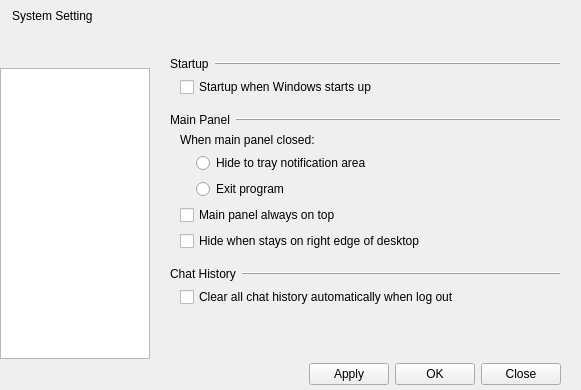
<?xml version="1.0" encoding="UTF-8"?>
<ui version="4.0">
 <class>SystemSettingsDialog</class>
 <widget class="QDialog" name="SystemSettingsDialog">
  <property name="geometry">
   <rect>
    <x>0</x>
    <y>0</y>
    <width>581</width>
    <height>390</height>
   </rect>
  </property>
  <property name="windowTitle">
   <string>SystemSettingsDialog</string>
  </property>
  <layout class="QVBoxLayout" name="verticalLayoutMain">
   <property name="spacing">
    <number>0</number>
   </property>
   <property name="leftMargin">
    <number>0</number>
   </property>
   <property name="topMargin">
    <number>0</number>
   </property>
   <property name="rightMargin">
    <number>0</number>
   </property>
   <property name="bottomMargin">
    <number>0</number>
   </property>
   <item>
    <widget class="QWidget" name="titleBar" native="true">
     <property name="minimumSize">
      <size>
       <width>0</width>
       <height>32</height>
      </size>
     </property>
     <property name="maximumSize">
      <size>
       <width>16777215</width>
       <height>32</height>
      </size>
     </property>
     <layout class="QHBoxLayout" name="horizontalLayout_2" stretch="0,1,0">
      <property name="leftMargin">
       <number>12</number>
      </property>
      <property name="topMargin">
       <number>0</number>
      </property>
      <property name="rightMargin">
       <number>0</number>
      </property>
      <property name="bottomMargin">
       <number>0</number>
      </property>
      <item>
       <widget class="QLabel" name="title">
        <property name="text">
         <string>System Setting</string>
        </property>
       </widget>
      </item>
      <item>
       <spacer name="horizontalSpacer">
        <property name="orientation">
         <enum>Qt::Horizontal</enum>
        </property>
        <property name="sizeHint" stdset="0">
         <size>
          <width>40</width>
          <height>20</height>
         </size>
        </property>
       </spacer>
      </item>
      <item>
       <layout class="QVBoxLayout" name="verticalLayout">
        <property name="spacing">
         <number>0</number>
        </property>
        <item>
         <layout class="QHBoxLayout" name="horizontalLayout">
          <item>
           <widget class="QPushButton" name="btnMinimize">
            <property name="text">
             <string/>
            </property>
            <property name="flat">
             <bool>true</bool>
            </property>
           </widget>
          </item>
          <item>
           <widget class="QPushButton" name="btnClose">
            <property name="text">
             <string/>
            </property>
            <property name="flat">
             <bool>true</bool>
            </property>
           </widget>
          </item>
         </layout>
        </item>
        <item>
         <spacer name="verticalSpacer">
          <property name="orientation">
           <enum>Qt::Vertical</enum>
          </property>
          <property name="sizeHint" stdset="0">
           <size>
            <width>20</width>
            <height>40</height>
           </size>
          </property>
         </spacer>
        </item>
       </layout>
      </item>
     </layout>
    </widget>
   </item>
   <item>
    <widget class="QWidget" name="centralPanel" native="true">
     <layout class="QHBoxLayout" name="horizontalLayout_3">
      <property name="spacing">
       <number>0</number>
      </property>
      <property name="leftMargin">
       <number>0</number>
      </property>
      <property name="topMargin">
       <number>0</number>
      </property>
      <property name="rightMargin">
       <number>0</number>
      </property>
      <property name="bottomMargin">
       <number>0</number>
      </property>
      <item>
       <widget class="QWidget" name="leftPanel" native="true">
        <property name="minimumSize">
         <size>
          <width>150</width>
          <height>0</height>
         </size>
        </property>
        <property name="maximumSize">
         <size>
          <width>150</width>
          <height>16777215</height>
         </size>
        </property>
        <layout class="QVBoxLayout" name="verticalLayout_2" stretch="1">
         <property name="leftMargin">
          <number>0</number>
         </property>
         <property name="topMargin">
          <number>36</number>
         </property>
         <property name="rightMargin">
          <number>0</number>
         </property>
         <property name="bottomMargin">
          <number>0</number>
         </property>
         <item>
          <widget class="QListView" name="listViewPages"/>
         </item>
        </layout>
       </widget>
      </item>
      <item>
       <widget class="QStackedWidget" name="stackedWidget">
        <property name="currentIndex">
         <number>0</number>
        </property>
        <widget class="QWidget" name="pageNormal">
         <layout class="QVBoxLayout" name="verticalLayout_9">
          <property name="leftMargin">
           <number>20</number>
          </property>
          <property name="topMargin">
           <number>25</number>
          </property>
          <property name="rightMargin">
           <number>20</number>
          </property>
          <item>
           <layout class="QHBoxLayout" name="horizontalLayout_9" stretch="0,1">
            <item>
             <widget class="QLabel" name="tagStart">
              <property name="text">
               <string>Startup</string>
              </property>
             </widget>
            </item>
            <item>
             <widget class="QFrame" name="frame1">
              <property name="frameShape">
               <enum>QFrame::HLine</enum>
              </property>
              <property name="frameShadow">
               <enum>QFrame::Raised</enum>
              </property>
             </widget>
            </item>
           </layout>
          </item>
          <item>
           <layout class="QHBoxLayout" name="horizontalLayout_10">
            <item>
             <spacer name="horizontalSpacer_7">
              <property name="orientation">
               <enum>Qt::Horizontal</enum>
              </property>
              <property name="sizeType">
               <enum>QSizePolicy::Fixed</enum>
              </property>
              <property name="sizeHint" stdset="0">
               <size>
                <width>10</width>
                <height>20</height>
               </size>
              </property>
             </spacer>
            </item>
            <item>
             <widget class="QCheckBox" name="checkBoxStart">
              <property name="text">
               <string>Startup when Windows starts up</string>
              </property>
             </widget>
            </item>
           </layout>
          </item>
          <item>
           <spacer name="verticalSpacer_11">
            <property name="orientation">
             <enum>Qt::Vertical</enum>
            </property>
            <property name="sizeType">
             <enum>QSizePolicy::Fixed</enum>
            </property>
            <property name="sizeHint" stdset="0">
             <size>
              <width>20</width>
              <height>10</height>
             </size>
            </property>
           </spacer>
          </item>
          <item>
           <layout class="QHBoxLayout" name="horizontalLayout_11" stretch="0,1">
            <item>
             <widget class="QLabel" name="tagMainPanel">
              <property name="text">
               <string>Main Panel</string>
              </property>
             </widget>
            </item>
            <item>
             <widget class="QFrame" name="frame2">
              <property name="frameShape">
               <enum>QFrame::HLine</enum>
              </property>
              <property name="frameShadow">
               <enum>QFrame::Raised</enum>
              </property>
             </widget>
            </item>
           </layout>
          </item>
          <item>
           <layout class="QHBoxLayout" name="horizontalLayout_12">
            <item>
             <spacer name="horizontalSpacer_9">
              <property name="orientation">
               <enum>Qt::Horizontal</enum>
              </property>
              <property name="sizeType">
               <enum>QSizePolicy::Fixed</enum>
              </property>
              <property name="sizeHint" stdset="0">
               <size>
                <width>10</width>
                <height>20</height>
               </size>
              </property>
             </spacer>
            </item>
            <item>
             <layout class="QGridLayout" name="gridLayout_3" columnstretch="0,1">
              <item row="0" column="0" colspan="2">
               <widget class="QLabel" name="tagClosePanel">
                <property name="text">
                 <string>When main panel closed:</string>
                </property>
               </widget>
              </item>
              <item row="1" column="0">
               <spacer name="horizontalSpacer_8">
                <property name="orientation">
                 <enum>Qt::Horizontal</enum>
                </property>
                <property name="sizeType">
                 <enum>QSizePolicy::Fixed</enum>
                </property>
                <property name="sizeHint" stdset="0">
                 <size>
                  <width>10</width>
                  <height>20</height>
                 </size>
                </property>
               </spacer>
              </item>
              <item row="1" column="1">
               <layout class="QVBoxLayout" name="verticalLayout_8">
                <item>
                 <widget class="QRadioButton" name="radioButtonPanelHide">
                  <property name="text">
                   <string>Hide to tray notification area</string>
                  </property>
                 </widget>
                </item>
                <item>
                 <widget class="QRadioButton" name="radioButtonPanelExit">
                  <property name="text">
                   <string>Exit program</string>
                  </property>
                 </widget>
                </item>
               </layout>
              </item>
             </layout>
            </item>
           </layout>
          </item>
          <item>
           <layout class="QHBoxLayout" name="horizontalLayout_13">
            <item>
             <spacer name="horizontalSpacer_10">
              <property name="orientation">
               <enum>Qt::Horizontal</enum>
              </property>
              <property name="sizeType">
               <enum>QSizePolicy::Fixed</enum>
              </property>
              <property name="sizeHint" stdset="0">
               <size>
                <width>10</width>
                <height>20</height>
               </size>
              </property>
             </spacer>
            </item>
            <item>
             <widget class="QCheckBox" name="checkBoxPanelTopmost">
              <property name="text">
               <string>Main panel always on top</string>
              </property>
             </widget>
            </item>
           </layout>
          </item>
          <item>
           <layout class="QHBoxLayout" name="horizontalLayout_17">
            <item>
             <spacer name="horizontalSpacer_13">
              <property name="orientation">
               <enum>Qt::Horizontal</enum>
              </property>
              <property name="sizeType">
               <enum>QSizePolicy::Fixed</enum>
              </property>
              <property name="sizeHint" stdset="0">
               <size>
                <width>10</width>
                <height>20</height>
               </size>
              </property>
             </spacer>
            </item>
            <item>
             <widget class="QCheckBox" name="checkBoxPanelEdgeHide">
              <property name="text">
               <string>Hide when stays on right edge of desktop</string>
              </property>
             </widget>
            </item>
           </layout>
          </item>
          <item>
           <spacer name="verticalSpacer_12">
            <property name="orientation">
             <enum>Qt::Vertical</enum>
            </property>
            <property name="sizeType">
             <enum>QSizePolicy::Fixed</enum>
            </property>
            <property name="sizeHint" stdset="0">
             <size>
              <width>20</width>
              <height>10</height>
             </size>
            </property>
           </spacer>
          </item>
          <item>
           <layout class="QHBoxLayout" name="horizontalLayout_19" stretch="0,1">
            <item>
             <widget class="QLabel" name="tagMsgs">
              <property name="text">
               <string>Chat History</string>
              </property>
             </widget>
            </item>
            <item>
             <widget class="QFrame" name="frame4">
              <property name="frameShape">
               <enum>QFrame::HLine</enum>
              </property>
              <property name="frameShadow">
               <enum>QFrame::Raised</enum>
              </property>
             </widget>
            </item>
           </layout>
          </item>
          <item>
           <layout class="QHBoxLayout" name="horizontalLayout_18">
            <item>
             <spacer name="horizontalSpacer_14">
              <property name="orientation">
               <enum>Qt::Horizontal</enum>
              </property>
              <property name="sizeType">
               <enum>QSizePolicy::Fixed</enum>
              </property>
              <property name="sizeHint" stdset="0">
               <size>
                <width>10</width>
                <height>20</height>
               </size>
              </property>
             </spacer>
            </item>
            <item>
             <widget class="QCheckBox" name="checkBoxDeleteMsgs">
              <property name="text">
               <string>Clear all chat history automatically when log out</string>
              </property>
             </widget>
            </item>
           </layout>
          </item>
          <item>
           <spacer name="verticalSpacer_10">
            <property name="orientation">
             <enum>Qt::Vertical</enum>
            </property>
            <property name="sizeHint" stdset="0">
             <size>
              <width>20</width>
              <height>43</height>
             </size>
            </property>
           </spacer>
          </item>
         </layout>
        </widget>
        <widget class="QWidget" name="pageChatWindow">
         <layout class="QVBoxLayout" name="verticalLayout_12">
          <property name="spacing">
           <number>9</number>
          </property>
          <property name="leftMargin">
           <number>20</number>
          </property>
          <property name="topMargin">
           <number>25</number>
          </property>
          <property name="rightMargin">
           <number>20</number>
          </property>
          <item>
           <layout class="QHBoxLayout" name="horizontalLayout_20" stretch="0,1">
            <item>
             <widget class="QLabel" name="tagChatHistory">
              <property name="text">
               <string>Chat History Load</string>
              </property>
             </widget>
            </item>
            <item>
             <widget class="QFrame" name="frame6">
              <property name="frameShape">
               <enum>QFrame::HLine</enum>
              </property>
              <property name="frameShadow">
               <enum>QFrame::Raised</enum>
              </property>
             </widget>
            </item>
           </layout>
          </item>
          <item>
           <widget class="QCheckBox" name="checkboxChatLoadHistory">
            <property name="text">
             <string>When chat window opens, load chat history</string>
            </property>
           </widget>
          </item>
          <item>
           <spacer name="verticalSpacer_7">
            <property name="orientation">
             <enum>Qt::Vertical</enum>
            </property>
            <property name="sizeType">
             <enum>QSizePolicy::Fixed</enum>
            </property>
            <property name="sizeHint" stdset="0">
             <size>
              <width>20</width>
              <height>20</height>
             </size>
            </property>
           </spacer>
          </item>
          <item>
           <layout class="QHBoxLayout" name="horizontalLayout_21" stretch="0,1">
            <item>
             <widget class="QLabel" name="tagUnionChat">
              <property name="text">
               <string>Union Message Window</string>
              </property>
             </widget>
            </item>
            <item>
             <widget class="QFrame" name="frame7">
              <property name="frameShape">
               <enum>QFrame::HLine</enum>
              </property>
              <property name="frameShadow">
               <enum>QFrame::Raised</enum>
              </property>
             </widget>
            </item>
           </layout>
          </item>
          <item>
           <layout class="QHBoxLayout" name="horizontalLayout_22">
            <property name="spacing">
             <number>12</number>
            </property>
            <item>
             <widget class="QLabel" name="tagUnionChatCloseTip">
              <property name="text">
               <string>Tip when close</string>
              </property>
             </widget>
            </item>
            <item>
             <widget class="QPushButton" name="pushButtonRecoverChatClose">
              <property name="text">
               <string>Recover Tip</string>
              </property>
             </widget>
            </item>
            <item>
             <widget class="QLabel" name="labelUnionChatCloseTip">
              <property name="text">
               <string>Tip recovered</string>
              </property>
             </widget>
            </item>
            <item>
             <spacer name="horizontalSpacer_15">
              <property name="orientation">
               <enum>Qt::Horizontal</enum>
              </property>
              <property name="sizeHint" stdset="0">
               <size>
                <width>40</width>
                <height>20</height>
               </size>
              </property>
             </spacer>
            </item>
           </layout>
          </item>
          <item>
           <spacer name="verticalSpacer_8">
            <property name="orientation">
             <enum>Qt::Vertical</enum>
            </property>
            <property name="sizeType">
             <enum>QSizePolicy::Fixed</enum>
            </property>
            <property name="sizeHint" stdset="0">
             <size>
              <width>20</width>
              <height>20</height>
             </size>
            </property>
           </spacer>
          </item>
          <item>
           <layout class="QHBoxLayout" name="horizontalLayout_23" stretch="0,1">
            <item>
             <widget class="QLabel" name="tagUnreadBox">
              <property name="text">
               <string>Message Box</string>
              </property>
             </widget>
            </item>
            <item>
             <widget class="QFrame" name="frame8">
              <property name="frameShape">
               <enum>QFrame::HLine</enum>
              </property>
              <property name="frameShadow">
               <enum>QFrame::Raised</enum>
              </property>
             </widget>
            </item>
           </layout>
          </item>
          <item>
           <widget class="QCheckBox" name="checkboxUnreadBoxAutoShow">
            <property name="text">
             <string>Auto show when message comes</string>
            </property>
           </widget>
          </item>
          <item>
           <spacer name="verticalSpacer_3">
            <property name="orientation">
             <enum>Qt::Vertical</enum>
            </property>
            <property name="sizeHint" stdset="0">
             <size>
              <width>20</width>
              <height>40</height>
             </size>
            </property>
           </spacer>
          </item>
         </layout>
        </widget>
        <widget class="QWidget" name="pageFile">
         <layout class="QVBoxLayout" name="verticalLayout_7">
          <property name="leftMargin">
           <number>20</number>
          </property>
          <property name="topMargin">
           <number>25</number>
          </property>
          <property name="rightMargin">
           <number>20</number>
          </property>
          <item>
           <layout class="QHBoxLayout" name="horizontalLayout_7" stretch="0,1">
            <item>
             <widget class="QLabel" name="tagFile">
              <property name="text">
               <string>File Transfer</string>
              </property>
             </widget>
            </item>
            <item>
             <widget class="QFrame" name="frame3">
              <property name="frameShape">
               <enum>QFrame::HLine</enum>
              </property>
              <property name="frameShadow">
               <enum>QFrame::Raised</enum>
              </property>
             </widget>
            </item>
           </layout>
          </item>
          <item>
           <layout class="QVBoxLayout" name="verticalLayout_6">
            <item>
             <widget class="QLabel" name="tagFileSave">
              <property name="text">
               <string>Default file directory:</string>
              </property>
             </widget>
            </item>
            <item>
             <widget class="QLineEdit" name="lineEditFileSave">
              <property name="minimumSize">
               <size>
                <width>0</width>
                <height>26</height>
               </size>
              </property>
              <property name="readOnly">
               <bool>true</bool>
              </property>
             </widget>
            </item>
            <item>
             <layout class="QHBoxLayout" name="horizontalLayout_8">
              <item>
               <spacer name="horizontalSpacer_5">
                <property name="orientation">
                 <enum>Qt::Horizontal</enum>
                </property>
                <property name="sizeHint" stdset="0">
                 <size>
                  <width>40</width>
                  <height>20</height>
                 </size>
                </property>
               </spacer>
              </item>
              <item>
               <widget class="QPushButton" name="pushButtonOpenDir">
                <property name="minimumSize">
                 <size>
                  <width>65</width>
                  <height>0</height>
                 </size>
                </property>
                <property name="text">
                 <string>Open Dir</string>
                </property>
               </widget>
              </item>
              <item>
               <widget class="QPushButton" name="pushButtonChangeDir">
                <property name="minimumSize">
                 <size>
                  <width>65</width>
                  <height>0</height>
                 </size>
                </property>
                <property name="text">
                 <string>Change Dir</string>
                </property>
               </widget>
              </item>
             </layout>
            </item>
           </layout>
          </item>
          <item>
           <spacer name="verticalSpacer_6">
            <property name="orientation">
             <enum>Qt::Vertical</enum>
            </property>
            <property name="sizeHint" stdset="0">
             <size>
              <width>20</width>
              <height>120</height>
             </size>
            </property>
           </spacer>
          </item>
         </layout>
        </widget>
        <widget class="QWidget" name="pageShortcut">
         <layout class="QVBoxLayout" name="verticalLayout_5">
          <property name="leftMargin">
           <number>20</number>
          </property>
          <property name="topMargin">
           <number>25</number>
          </property>
          <property name="rightMargin">
           <number>20</number>
          </property>
          <item>
           <layout class="QHBoxLayout" name="horizontalLayout_6" stretch="0,1">
            <item>
             <widget class="QLabel" name="tagShortcut">
              <property name="text">
               <string>Hot Keys</string>
              </property>
             </widget>
            </item>
            <item>
             <widget class="QFrame" name="frame5">
              <property name="frameShape">
               <enum>QFrame::HLine</enum>
              </property>
              <property name="frameShadow">
               <enum>QFrame::Raised</enum>
              </property>
             </widget>
            </item>
           </layout>
          </item>
          <item>
           <layout class="QGridLayout" name="gridLayout_2" columnstretch="0,1">
            <item row="0" column="0" colspan="2">
             <widget class="QLabel" name="tagChatShortcut">
              <property name="text">
               <string>Message Send Key:</string>
              </property>
             </widget>
            </item>
            <item row="1" column="0">
             <spacer name="horizontalSpacer_3">
              <property name="orientation">
               <enum>Qt::Horizontal</enum>
              </property>
              <property name="sizeType">
               <enum>QSizePolicy::Fixed</enum>
              </property>
              <property name="sizeHint" stdset="0">
               <size>
                <width>10</width>
                <height>20</height>
               </size>
              </property>
             </spacer>
            </item>
            <item row="1" column="1">
             <widget class="QWidget" name="chatShortcutWidget" native="true">
              <layout class="QVBoxLayout" name="verticalLayout_4">
               <property name="leftMargin">
                <number>0</number>
               </property>
               <property name="topMargin">
                <number>0</number>
               </property>
               <property name="rightMargin">
                <number>0</number>
               </property>
               <property name="bottomMargin">
                <number>0</number>
               </property>
               <item>
                <widget class="QRadioButton" name="radioButtonChat1">
                 <property name="text">
                  <string>Enter</string>
                 </property>
                </widget>
               </item>
               <item>
                <widget class="QRadioButton" name="radioButtonChat2">
                 <property name="text">
                  <string>Ctrl+Enter</string>
                 </property>
                </widget>
               </item>
              </layout>
             </widget>
            </item>
           </layout>
          </item>
          <item>
           <layout class="QGridLayout" name="gridLayout">
            <item row="0" column="0" colspan="2">
             <widget class="QLabel" name="tagShot">
              <property name="text">
               <string>Screen Shot Key:</string>
              </property>
             </widget>
            </item>
            <item row="1" column="0">
             <spacer name="horizontalSpacer_2">
              <property name="orientation">
               <enum>Qt::Horizontal</enum>
              </property>
              <property name="sizeType">
               <enum>QSizePolicy::Minimum</enum>
              </property>
              <property name="sizeHint" stdset="0">
               <size>
                <width>10</width>
                <height>20</height>
               </size>
              </property>
             </spacer>
            </item>
            <item row="1" column="1">
             <widget class="QWidget" name="shotShortcutWidget" native="true">
              <layout class="QVBoxLayout" name="verticalLayout_3">
               <property name="leftMargin">
                <number>0</number>
               </property>
               <property name="topMargin">
                <number>0</number>
               </property>
               <property name="rightMargin">
                <number>0</number>
               </property>
               <property name="bottomMargin">
                <number>0</number>
               </property>
               <item>
                <widget class="QRadioButton" name="radioButtonShotDefault">
                 <property name="text">
                  <string>Default: Ctrl+Shift+C</string>
                 </property>
                </widget>
               </item>
               <item>
                <layout class="QHBoxLayout" name="horizontalLayout_4" stretch="0,0,0">
                 <item>
                  <widget class="QRadioButton" name="radioButtonShotNew">
                   <property name="text">
                    <string>Self defined:</string>
                   </property>
                  </widget>
                 </item>
                 <item>
                  <widget class="ShortcutLineEdit" name="lineEditShotNew">
                   <property name="minimumSize">
                    <size>
                     <width>180</width>
                     <height>26</height>
                    </size>
                   </property>
                   <property name="maximumSize">
                    <size>
                     <width>180</width>
                     <height>16777215</height>
                    </size>
                   </property>
                  </widget>
                 </item>
                 <item>
                  <spacer name="horizontalSpacer_4">
                   <property name="orientation">
                    <enum>Qt::Horizontal</enum>
                   </property>
                   <property name="sizeHint" stdset="0">
                    <size>
                     <width>40</width>
                     <height>20</height>
                    </size>
                   </property>
                  </spacer>
                 </item>
                </layout>
               </item>
              </layout>
             </widget>
            </item>
           </layout>
          </item>
          <item>
           <layout class="QGridLayout" name="gridLayout_4">
            <item row="0" column="0" colspan="2">
             <widget class="QLabel" name="tagTakeMsg">
              <property name="text">
               <string>Message Taken:</string>
              </property>
             </widget>
            </item>
            <item row="1" column="0">
             <spacer name="horizontalSpacer_11">
              <property name="orientation">
               <enum>Qt::Horizontal</enum>
              </property>
              <property name="sizeType">
               <enum>QSizePolicy::Minimum</enum>
              </property>
              <property name="sizeHint" stdset="0">
               <size>
                <width>10</width>
                <height>20</height>
               </size>
              </property>
             </spacer>
            </item>
            <item row="1" column="1">
             <widget class="QWidget" name="shotShortcutWidget_2" native="true">
              <layout class="QVBoxLayout" name="verticalLayout_11">
               <property name="leftMargin">
                <number>0</number>
               </property>
               <property name="topMargin">
                <number>0</number>
               </property>
               <property name="rightMargin">
                <number>0</number>
               </property>
               <property name="bottomMargin">
                <number>0</number>
               </property>
               <item>
                <widget class="QRadioButton" name="radioButtonTakeMsgDefault">
                 <property name="text">
                  <string>Default: Ctrl+Shift+Z</string>
                 </property>
                </widget>
               </item>
               <item>
                <layout class="QHBoxLayout" name="horizontalLayout_15" stretch="0,0,0">
                 <item>
                  <widget class="QRadioButton" name="radioButtonTakeMsgNew">
                   <property name="text">
                    <string>Self defined:</string>
                   </property>
                  </widget>
                 </item>
                 <item>
                  <widget class="ShortcutLineEdit" name="lineEditTakeMsgNew">
                   <property name="minimumSize">
                    <size>
                     <width>180</width>
                     <height>26</height>
                    </size>
                   </property>
                   <property name="maximumSize">
                    <size>
                     <width>180</width>
                     <height>16777215</height>
                    </size>
                   </property>
                  </widget>
                 </item>
                 <item>
                  <spacer name="horizontalSpacer_12">
                   <property name="orientation">
                    <enum>Qt::Horizontal</enum>
                   </property>
                   <property name="sizeHint" stdset="0">
                    <size>
                     <width>40</width>
                     <height>20</height>
                    </size>
                   </property>
                  </spacer>
                 </item>
                </layout>
               </item>
              </layout>
             </widget>
            </item>
           </layout>
          </item>
          <item>
           <spacer name="verticalSpacer_4">
            <property name="orientation">
             <enum>Qt::Vertical</enum>
            </property>
            <property name="sizeHint" stdset="0">
             <size>
              <width>20</width>
              <height>40</height>
             </size>
            </property>
           </spacer>
          </item>
         </layout>
        </widget>
        <widget class="QWidget" name="pageSound">
         <layout class="QVBoxLayout" name="verticalLayout_18">
          <property name="leftMargin">
           <number>20</number>
          </property>
          <property name="topMargin">
           <number>25</number>
          </property>
          <property name="rightMargin">
           <number>20</number>
          </property>
          <item>
           <layout class="QVBoxLayout" name="verticalLayout_13">
            <item>
             <layout class="QHBoxLayout" name="horizontalLayout_24" stretch="0,1">
              <item>
               <widget class="QLabel" name="tagSoundSetting">
                <property name="text">
                 <string>Sounds</string>
                </property>
               </widget>
              </item>
              <item>
               <widget class="QFrame" name="frameSoundSetting">
                <property name="frameShape">
                 <enum>QFrame::HLine</enum>
                </property>
                <property name="frameShadow">
                 <enum>QFrame::Raised</enum>
                </property>
               </widget>
              </item>
             </layout>
            </item>
            <item>
             <widget class="QCheckBox" name="checkBoxMute">
              <property name="text">
               <string>Close all sounds</string>
              </property>
             </widget>
            </item>
           </layout>
          </item>
          <item>
           <layout class="QVBoxLayout" name="verticalLayout_16">
            <item>
             <layout class="QHBoxLayout" name="horizontalLayout_25">
              <item>
               <widget class="QLabel" name="labelBuddyMsg">
                <property name="sizePolicy">
                 <sizepolicy hsizetype="Fixed" vsizetype="Preferred">
                  <horstretch>0</horstretch>
                  <verstretch>0</verstretch>
                 </sizepolicy>
                </property>
                <property name="minimumSize">
                 <size>
                  <width>80</width>
                  <height>0</height>
                 </size>
                </property>
                <property name="maximumSize">
                 <size>
                  <width>80</width>
                  <height>16777215</height>
                 </size>
                </property>
                <property name="text">
                 <string>Message:</string>
                </property>
               </widget>
              </item>
              <item>
               <widget class="QCheckBox" name="checkBoxBuddyBeepOn">
                <property name="minimumSize">
                 <size>
                  <width>0</width>
                  <height>20</height>
                 </size>
                </property>
                <property name="maximumSize">
                 <size>
                  <width>16777215</width>
                  <height>20</height>
                 </size>
                </property>
                <property name="text">
                 <string>Open</string>
                </property>
               </widget>
              </item>
              <item>
               <spacer name="horizontalSpacer_16">
                <property name="orientation">
                 <enum>Qt::Horizontal</enum>
                </property>
                <property name="sizeHint" stdset="0">
                 <size>
                  <width>40</width>
                  <height>20</height>
                 </size>
                </property>
               </spacer>
              </item>
             </layout>
            </item>
            <item>
             <layout class="QHBoxLayout" name="horizontalLayout_26" stretch="1,0,0">
              <item>
               <widget class="QLineEdit" name="lineEditBuddyMsgPromptFile">
                <property name="minimumSize">
                 <size>
                  <width>0</width>
                  <height>26</height>
                 </size>
                </property>
                <property name="text">
                 <string>D:\sounds\sound_1.wav</string>
                </property>
               </widget>
              </item>
              <item>
               <widget class="QPushButton" name="pushButtonBuddyMsgAuditon">
                <property name="text">
                 <string>Audition</string>
                </property>
               </widget>
              </item>
              <item>
               <widget class="QPushButton" name="pushButtonBuddyMsgChanger">
                <property name="text">
                 <string>Change</string>
                </property>
               </widget>
              </item>
             </layout>
            </item>
           </layout>
          </item>
          <item>
           <layout class="QVBoxLayout" name="verticalLayout_17">
            <item>
             <layout class="QHBoxLayout" name="horizontalLayout_28">
              <item>
               <widget class="QLabel" name="labelSubscriptionMsg">
                <property name="sizePolicy">
                 <sizepolicy hsizetype="Fixed" vsizetype="Preferred">
                  <horstretch>0</horstretch>
                  <verstretch>0</verstretch>
                 </sizepolicy>
                </property>
                <property name="minimumSize">
                 <size>
                  <width>80</width>
                  <height>0</height>
                 </size>
                </property>
                <property name="maximumSize">
                 <size>
                  <width>80</width>
                  <height>16777215</height>
                 </size>
                </property>
                <property name="text">
                 <string>Subscription:</string>
                </property>
               </widget>
              </item>
              <item>
               <widget class="QCheckBox" name="checkBoxSubscriptionBeepOn">
                <property name="minimumSize">
                 <size>
                  <width>0</width>
                  <height>20</height>
                 </size>
                </property>
                <property name="maximumSize">
                 <size>
                  <width>16777215</width>
                  <height>20</height>
                 </size>
                </property>
                <property name="text">
                 <string>Open</string>
                </property>
               </widget>
              </item>
              <item>
               <spacer name="horizontalSpacer_17">
                <property name="orientation">
                 <enum>Qt::Horizontal</enum>
                </property>
                <property name="sizeHint" stdset="0">
                 <size>
                  <width>40</width>
                  <height>20</height>
                 </size>
                </property>
               </spacer>
              </item>
             </layout>
            </item>
            <item>
             <layout class="QHBoxLayout" name="horizontalLayout_27" stretch="1,0,0">
              <item>
               <widget class="QLineEdit" name="lineEditSubscriptionMsgPromptFile">
                <property name="minimumSize">
                 <size>
                  <width>0</width>
                  <height>26</height>
                 </size>
                </property>
                <property name="text">
                 <string>D:\sounds\sound_2.wav</string>
                </property>
               </widget>
              </item>
              <item>
               <widget class="QPushButton" name="pushButtonSubscriptionMsgAuditon">
                <property name="text">
                 <string>Audition</string>
                </property>
               </widget>
              </item>
              <item>
               <widget class="QPushButton" name="pushButtonSubscriptionMsgChanger">
                <property name="text">
                 <string>Change</string>
                </property>
               </widget>
              </item>
             </layout>
            </item>
           </layout>
          </item>
          <item>
           <spacer name="verticalSpacer_9">
            <property name="orientation">
             <enum>Qt::Vertical</enum>
            </property>
            <property name="sizeHint" stdset="0">
             <size>
              <width>20</width>
              <height>115</height>
             </size>
            </property>
           </spacer>
          </item>
         </layout>
        </widget>
       </widget>
      </item>
     </layout>
    </widget>
   </item>
   <item>
    <widget class="QWidget" name="bottomBar" native="true">
     <property name="minimumSize">
      <size>
       <width>0</width>
       <height>31</height>
      </size>
     </property>
     <property name="maximumSize">
      <size>
       <width>16777215</width>
       <height>31</height>
      </size>
     </property>
     <layout class="QHBoxLayout" name="horizontalLayout_5">
      <property name="leftMargin">
       <number>9</number>
      </property>
      <property name="topMargin">
       <number>0</number>
      </property>
      <property name="rightMargin">
       <number>20</number>
      </property>
      <property name="bottomMargin">
       <number>0</number>
      </property>
      <item>
       <spacer name="horizontalSpacer_6">
        <property name="orientation">
         <enum>Qt::Horizontal</enum>
        </property>
        <property name="sizeHint" stdset="0">
         <size>
          <width>40</width>
          <height>20</height>
         </size>
        </property>
       </spacer>
      </item>
      <item>
       <widget class="QPushButton" name="pushButtonApply">
        <property name="minimumSize">
         <size>
          <width>64</width>
          <height>0</height>
         </size>
        </property>
        <property name="text">
         <string>Apply</string>
        </property>
       </widget>
      </item>
      <item>
       <widget class="QPushButton" name="pushButtonOK">
        <property name="minimumSize">
         <size>
          <width>64</width>
          <height>0</height>
         </size>
        </property>
        <property name="text">
         <string>OK</string>
        </property>
       </widget>
      </item>
      <item>
       <widget class="QPushButton" name="pushButtonClose">
        <property name="minimumSize">
         <size>
          <width>64</width>
          <height>0</height>
         </size>
        </property>
        <property name="text">
         <string>Close</string>
        </property>
       </widget>
      </item>
     </layout>
    </widget>
   </item>
  </layout>
 </widget>
 <layoutdefault spacing="6" margin="11"/>
 <customwidgets>
  <customwidget>
   <class>ShortcutLineEdit</class>
   <extends>QLineEdit</extends>
   <header location="global">shortcutlineedit.h</header>
  </customwidget>
 </customwidgets>
 <resources>
  <include location="../inst.qrc"/>
 </resources>
 <connections/>
</ui>
